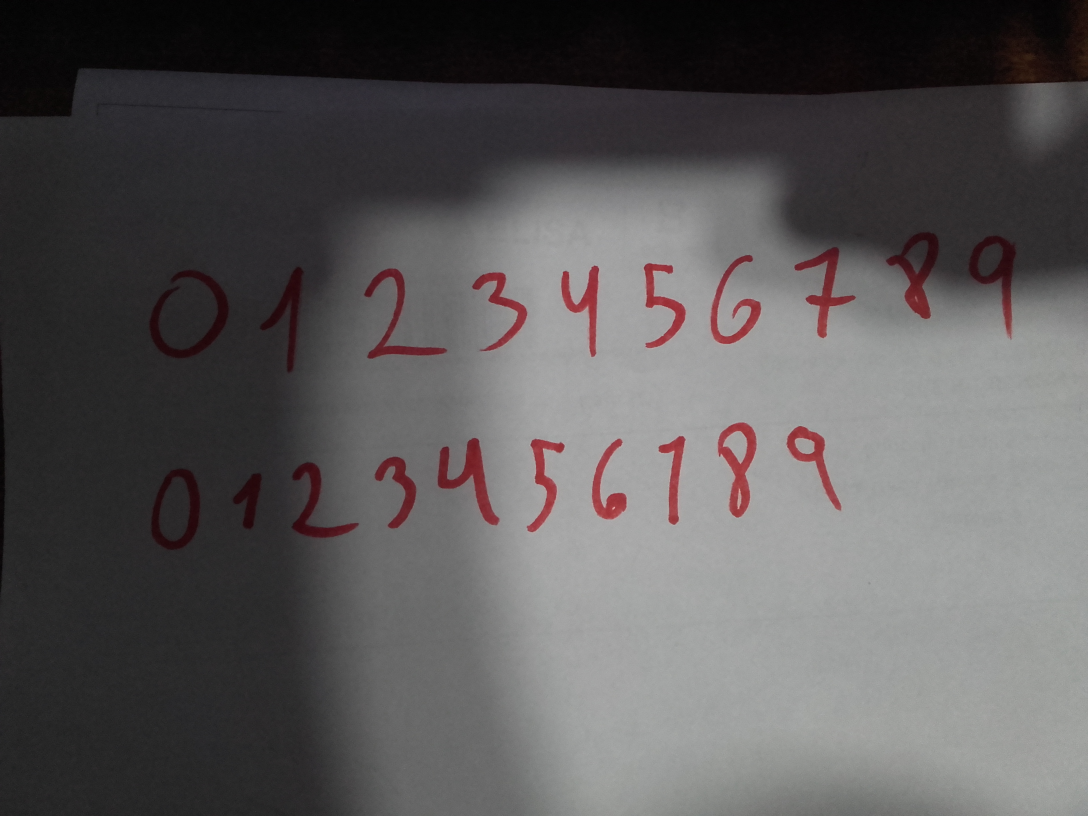
#> input picture Flask/DigitPrediction/functions/test_imgs/many/20180920_191323.jpg, 3264 x 2448 px (shown at 1/3 size); its folder holds only this picture in this run
$ python -i segmentation.py   (imports and definitions only)   (older library calls are emulated)
#> lines starting #> are read from the running program, lines starting #| are printed output that depends on the picture; after the words box and inside, x2 and y2 are one past the last pixel; in counts of white or black regions, pixels touching at a corner belong together
import os
import numpy as np
import cv2
import math


def segmentation(raw_image):
    output_folder = os.path.dirname(os.path.abspath(__file__)) + "/output_images/"
    # Busco los contornos
    mo_image = raw_image.copy()
    _, contours, _ = cv2.findContours(mo_image.copy(), cv2.RETR_EXTERNAL, cv2.CHAIN_APPROX_SIMPLE)


    '''
    # Muestro los contornos encontrados
    asd = raw_image.copy()
    cv2.drawContours(asd, contours, -1, (0, 255, 0))
    cv2.imshow('draw contours', asd)
    cv2.waitKey(0)
    '''

    # Encuentro los rectangulos que engloban cada contorno encontrado
    maxArea = 0
    rect = []
    for ctr in contours:
        maxArea = max(maxArea, cv2.contourArea(ctr))

    areaRatio = 0.008

    for ctr in contours:
        if cv2.contourArea(ctr) > maxArea * areaRatio:
            rect.append(cv2.boundingRect(cv2.approxPolyDP(ctr, 1, True)))

    # Ordeno todos los rectangulos por su X (Ordeno los contornos encontrados de izquierda a derecha)
    rect.sort(key=lambda b: b[0])


    rect_segmented_image = mo_image.copy()

    all_digits = []
    count = 0
    # Cada uno de los rectangulos contiene un digito.
    # Itero cada rectangulo
    for i in rect:
        x = i[0]
        y = i[1]
        w = i[2]
        h = i[3]

        p1 = (x, y)
        p2 = (x + w, y + h)
        # Segun las coordenadas del rectangulo, extraigo el dígito de la imagen
        digit = raw_image[y:y + h, x:x + w]
        '''
        digit = cv2.GaussianBlur(digit, (3, 3), 0)
        ret, bw_image = cv2.threshold(digit.copy(), 0, 255, cv2.THRESH_BINARY_INV + cv2.THRESH_OTSU)

        # Eliminación de residuos - Inicio
        kernel = np.ones((1, 1), np.uint8)
        opening = cv2.morphologyEx(bw_image, cv2.MORPH_OPEN, kernel)
        digit = cv2.morphologyEx(opening, cv2.MORPH_CLOSE, kernel)
        '''
        # A continuación redimensiono el digito encontrado , teniendo en cuenta la relación de aspecto.
        # Redimensiono la imagen a 28x28 y el digito a 20x20 (Se posiciona el digito en el centro de la imagen)

        o_height = digit.shape[0]
        o_width = digit.shape[1]

        if o_height > o_width:  # Alto > Ancho

            aspectRatio = o_width / (o_height * 1.0)

            height = 20
            width = int(height * aspectRatio)
            digit = cv2.resize(digit, (width, height))


        elif o_width > o_height:  # Ancho > Alto

            aspectRatio = o_height / (o_width * 1.0)

            width = 20
            height = int(width * aspectRatio)

            digit = cv2.resize(digit, (width, height))


        else:  # Alto = Ancho
            digit = cv2.resize(digit, (20, 20))

        cv2.imwrite(output_folder + str(count) + 'beforedeskew.png', digit)
        digit = deskew(digit)
        _, contorno, _ = cv2.findContours(digit.copy(), cv2.RETR_EXTERNAL, cv2.CHAIN_APPROX_SIMPLE)
        biggest_cnt = contorno[0]
        for digitcontour in contorno:
            if cv2.contourArea(digitcontour) > cv2.contourArea(biggest_cnt):
                biggest_cnt = digitcontour
        rectangulo = cv2.boundingRect(cv2.approxPolyDP(biggest_cnt, 1, True))
        xx = rectangulo[0]
        yy = rectangulo[1]
        ww = rectangulo[2]
        hh = rectangulo[3]
        # Segun las coordenadas del rectangulo, extraigo el dígito de la imagen
        digit = digit[yy:yy + hh, xx:xx + ww]
        rows, cols = digit.shape
        cols_padding = (int(math.ceil((28 - cols) / 2.0)), int(math.floor((28 - cols) / 2.0)))
        rows_padding = (int(math.ceil((28 - rows) / 2.0)), int(math.floor((28 - rows) / 2.0)))
        digit = np.lib.pad(digit, (rows_padding, cols_padding), 'constant')

        cv2.imwrite(output_folder + str(count)+'.png', digit)
        count = count + 1
        # Divido los pixeles de la imagen por 255 para normalizarlos en el rango 0-1
        digit = digit / 255
        all_digits.append(digit)

        # Dibujo un rectangulo al rededor del digito.
        cv2.rectangle(rect_segmented_image, p1, p2, 255, 1)

    cv2.imwrite(output_folder + 'segmented.png', rect_segmented_image)

    return all_digits


def deskew(img):
    m = cv2.moments(img)
    if abs(m['mu02']) < 1e-2:
        return img.copy()
    skew = m['mu11']/m['mu02']
    M = np.float32([[1, skew, -0.5*20*skew], [0, 1, 0]])
    img = cv2.warpAffine(img, M, (20, 20), flags=cv2.WARP_INVERSE_MAP | cv2.INTER_LINEAR)
    return img

>>> import cv2
>>> picture = cv2.imread('test_imgs/many/20180920_191323.jpg', cv2.IMREAD_GRAYSCALE)
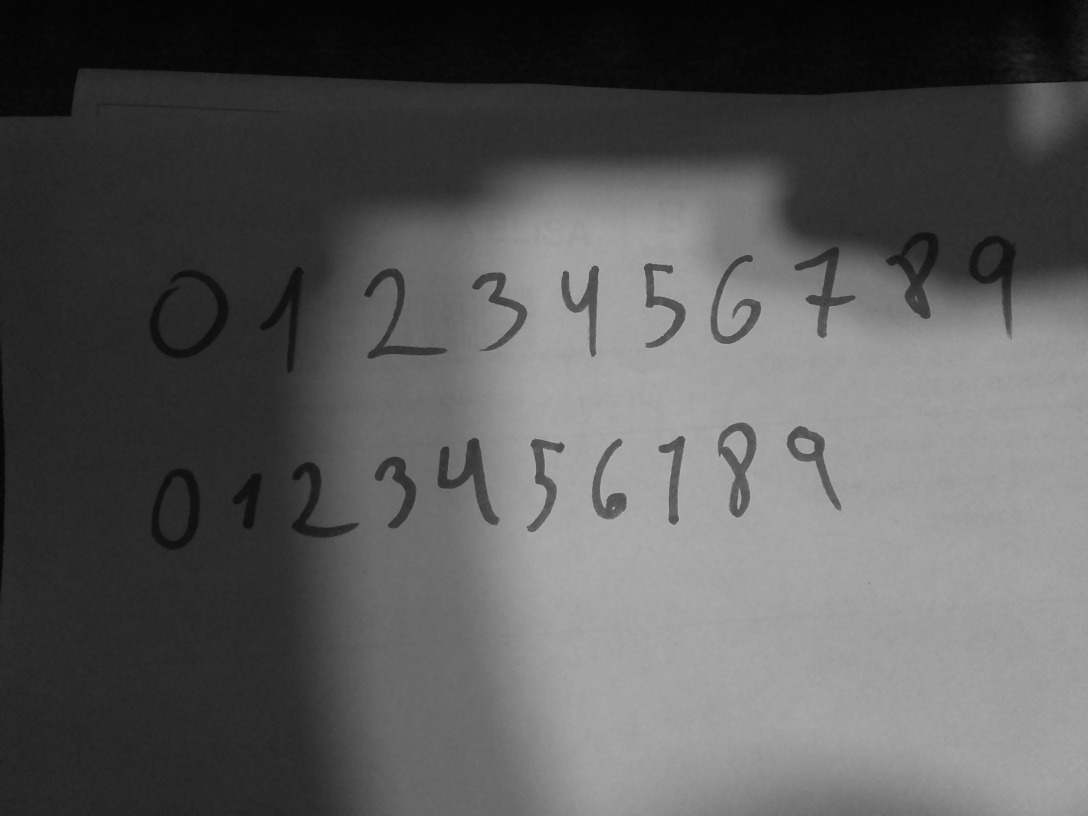
#> picture: shape (2448, 3264) (shown at 1/3 size); min 1, max 192, mean 89.2
>>> result = segmentation(picture)
#> in segmentation, `_, contours, _ = cv2.findContours(mo_image.copy(), cv2.RETR_EXTERNAL, ..`: contours = [[[0, 0], [0, 2447], [3263, 2447], [3263, 0]]]
#> the loop in segmentation, `for ctr in contours:` made 1 pass
#> (ctr, maxArea) on pass 1: ([[0, 0], [0, 2447], [3263, 2447], [3263, 0]], 7984561)
#> the loop in segmentation, `for ctr in contours:` made 1 pass
#> ctr on pass 1: [[0, 0], [0, 2447], [3263, 2447], [3263, 0]]
#> after the loop in segmentation, `for ctr in contours:`: rect = [(0, 0, 3264, 2448)]
#> the loop in segmentation, `for i in rect:` made 1 pass
#> (x, y, w, h, o_height, o_width, aspectRatio, width) on pass 1: (0, 0, 3264, 2448, 2448, 3264, 0.75, 20)
#> pass 1, in deskew, `img = cv2.warpAffine(img, M, (20, 20), flags=cv2.WARP_INVERSE_MAP | cv..`:
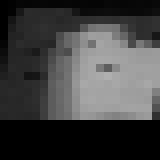
#> img: shape (20, 20) (shown 8 times larger); min 0, max 175, mean 64.9
#> pass 1, in segmentation, `digit = np.lib.pad(digit, (rows_padding, cols_padding), 'constant')`:
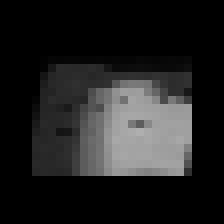
#> digit: shape (28, 28) (shown 8 times larger); min 0, max 175, mean 33.1
#> after the loop in segmentation, `for i in rect:`:
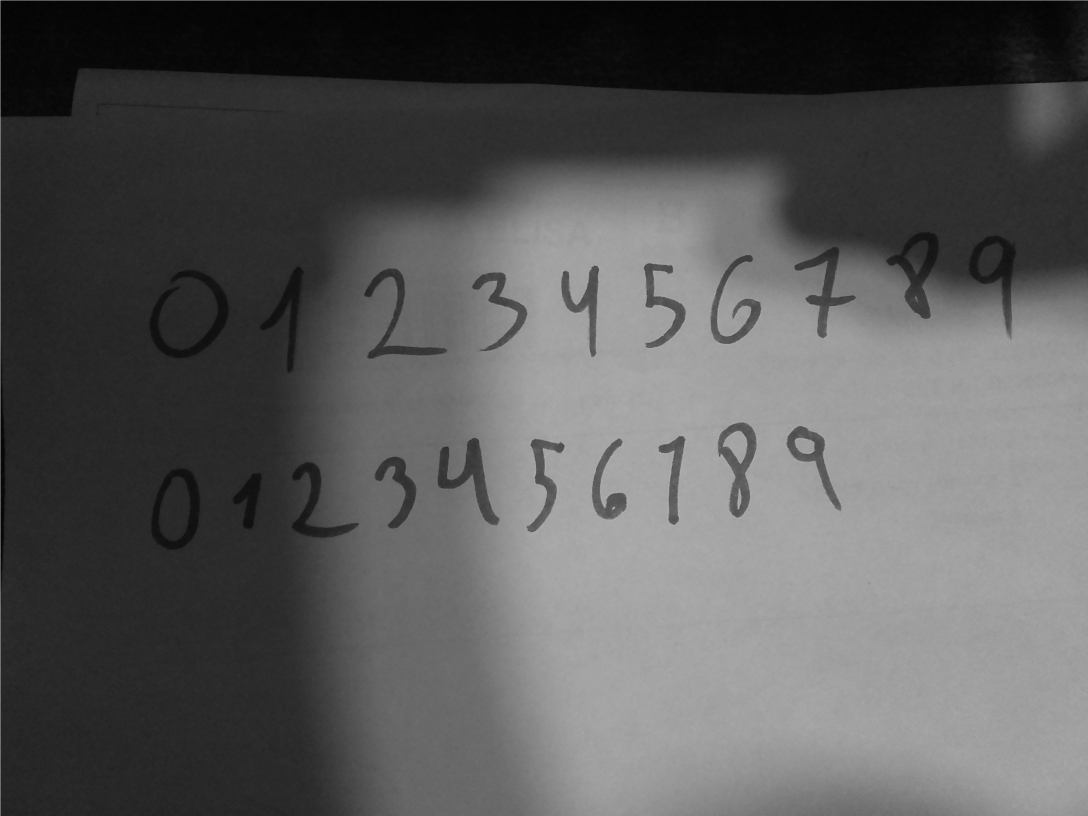
#> rect_segmented_image: shape (2448, 3264) (shown at 1/3 size); 0.07% of pixels changed, all inside (x1, y1, x2, y2) = (0, 0, 3264, 2448)
#> after the loop in segmentation, `for i in rect:`: all_digits = 1 item; count = 1
#> result = 1 item

$ run again, on Flask/DigitPrediction/functions/test_imgs/many/20180920_191504.jpg
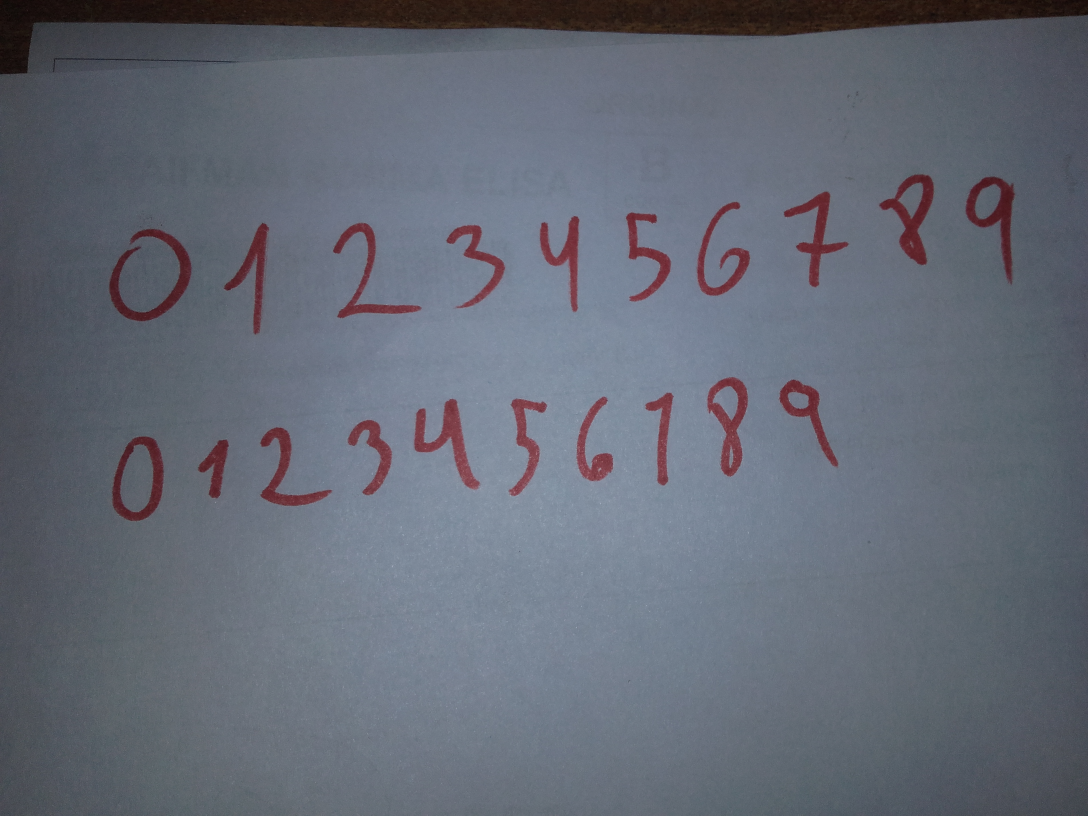
#> input picture Flask/DigitPrediction/functions/test_imgs/many/20180920_191504.jpg, 3264 x 2448 px (shown at 1/3 size)
#> contours = [[[0, 0], [0, 2447], [3263, 2447], [3263, 0]]]
#> the loop in segmentation, `for ctr in contours:` made 1 pass
#> (ctr, maxArea) on pass 1: ([[0, 0], [0, 2447], [3263, 2447], [3263, 0]], 7984561)
#> the loop in segmentation, `for ctr in contours:` made 1 pass
#> ctr on pass 1: [[0, 0], [0, 2447], [3263, 2447], [3263, 0]]
#> after the loop in segmentation, `for ctr in contours:`: rect = [(0, 0, 3264, 2448)]
#> the loop in segmentation, `for i in rect:` made 1 pass
#> (x, y, w, h, o_height, o_width, aspectRatio, width) on pass 1: (0, 0, 3264, 2448, 2448, 3264, 0.75, 20)
#> pass 1, in segmentation, `digit = np.lib.pad(digit, (rows_padding, cols_padding), 'constant')`:
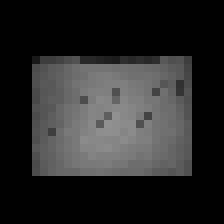
#> digit: shape (28, 28) (shown 8 times larger); min 0, max 144, mean 40
#> after the loop in segmentation, `for i in rect:`:
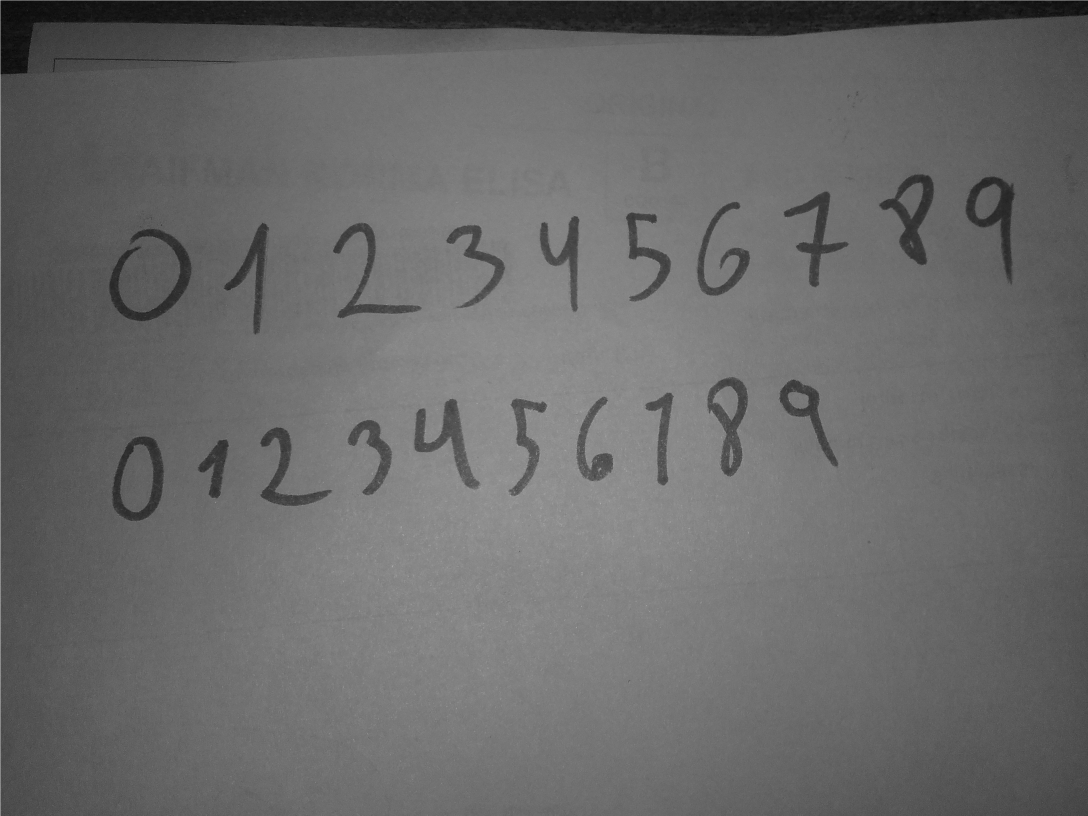
#> rect_segmented_image: shape (2448, 3264) (shown at 1/3 size); min 0, max 255, mean 105.5
#> after the loop in segmentation, `for i in rect:`: all_digits = 1 item; count = 1
#> result = 1 item

$ run again, on Flask/DigitPrediction/functions/test_imgs/many/20180923_141653.jpg
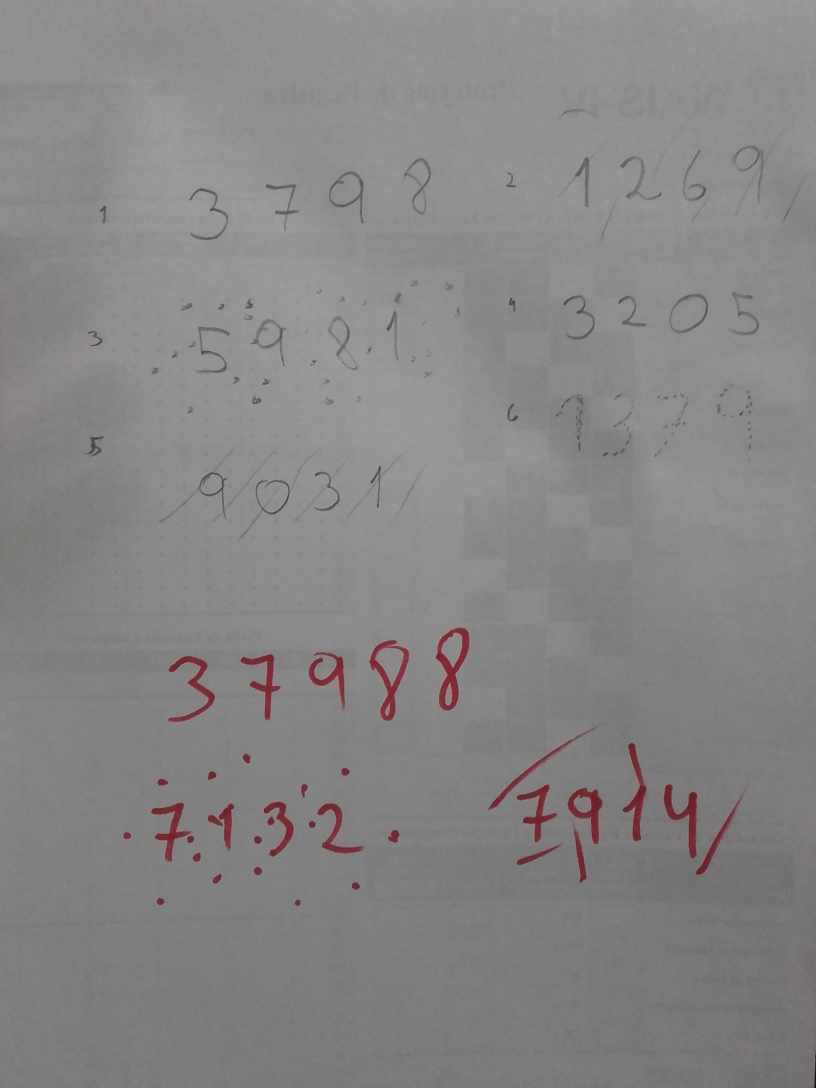
#> input picture Flask/DigitPrediction/functions/test_imgs/many/20180923_141653.jpg, 2448 x 3264 px (shown at 1/3 size)
#> contours = 1 item
#> the loop in segmentation, `for ctr in contours:` made 1 pass
#> maxArea on pass 1: 7984560
#> the loop in segmentation, `for ctr in contours:` made 1 pass
#> after the loop in segmentation, `for ctr in contours:`: rect = [(0, 0, 2448, 3264)]
#> the loop in segmentation, `for i in rect:` made 1 pass
#> (x, y, w, h, o_height, o_width, aspectRatio, height) on pass 1: (0, 0, 2448, 3264, 3264, 2448, 0.75, 20)
#> pass 1, in segmentation, `digit = np.lib.pad(digit, (rows_padding, cols_padding), 'constant')`:
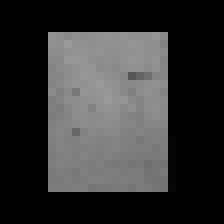
#> digit: shape (28, 28) (shown 8 times larger); min 0, max 153, mean 51.3
#> after the loop in segmentation, `for i in rect:`:
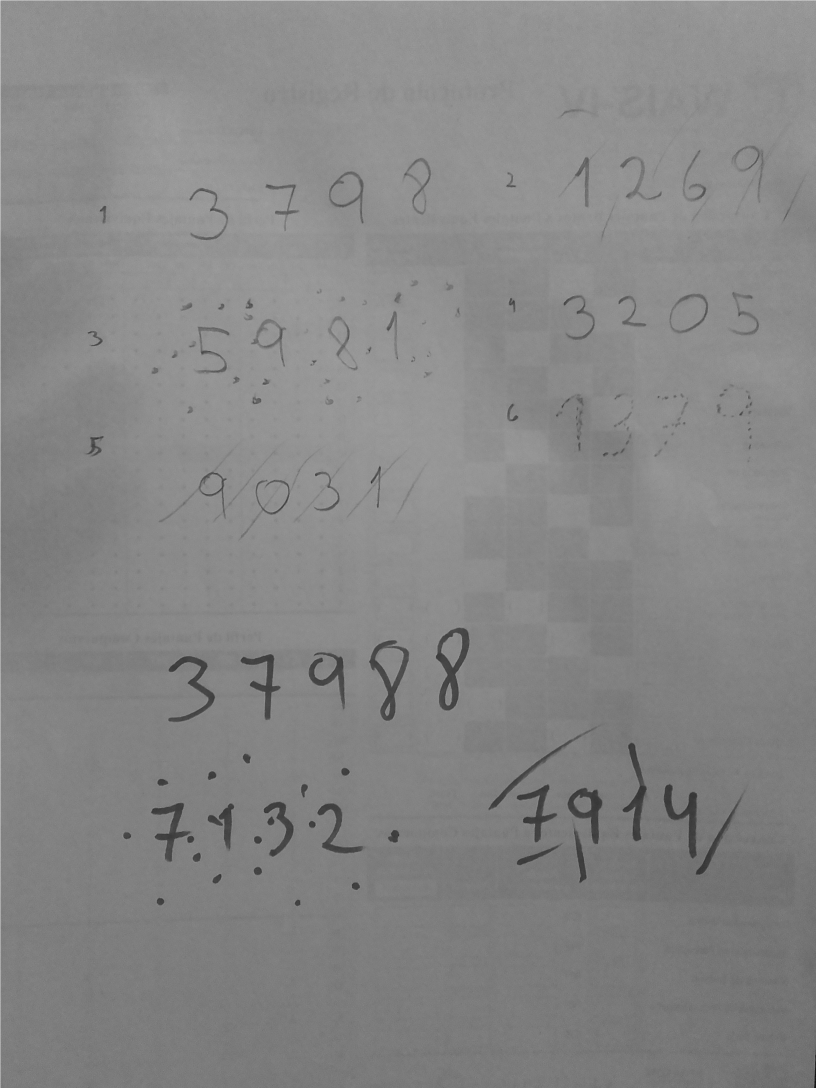
#> rect_segmented_image: shape (3264, 2448) (shown at 1/3 size); min 0, max 255, mean 134.1
#> after the loop in segmentation, `for i in rect:`: all_digits = 1 item; count = 1
#> result = 1 item
